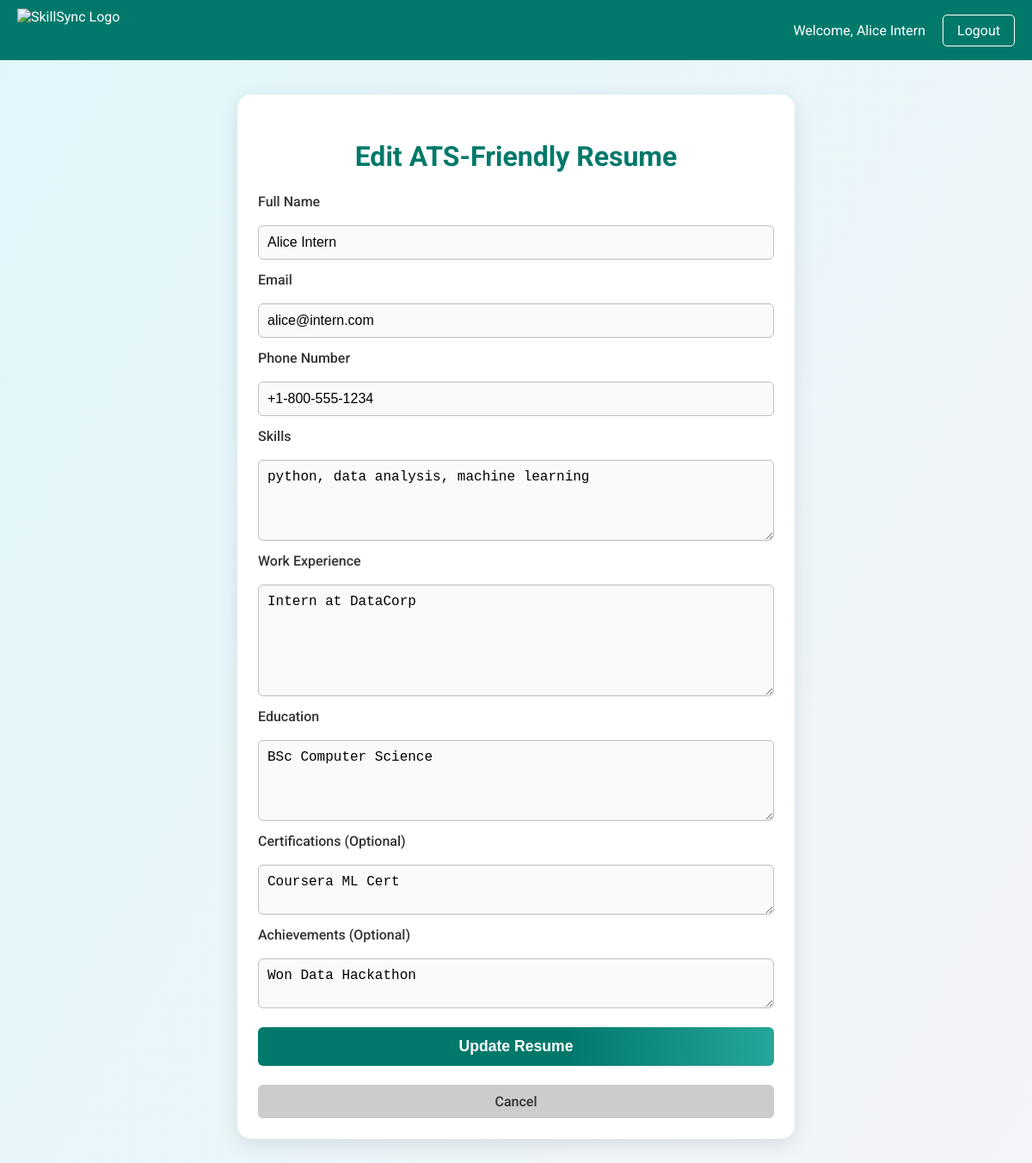
Screenshot of /edit_resume (signed in) with the database file from the repository.
### tables this page shows
CREATE TABLE resume_info (
    user_id INTEGER PRIMARY KEY,
    name_of_applicant TEXT,
    email TEXT,
    phone_number TEXT,
    skills TEXT,
    experience TEXT,
    education TEXT,
    certifications TEXT,
    achievements TEXT,
    resume_path TEXT,
    downloaded INTEGER DEFAULT 0,
    FOREIGN KEY (user_id) REFERENCES users(user_id)
);

### app.py (the view, shortened to what this page needs)
@app.route('/edit_resume', methods=['GET', 'POST'])
def edit_resume():
    if 'user_id' not in session or session['role'] != 'intern':
        flash('Please login as an intern!', 'danger')
        return redirect(url_for('intern_login'))
    user_id = int(session['user_id'])
    conn = get_db_connection()
    resume = conn.execute('SELECT * FROM resume_info WHERE user_id = ?', (user_id,)).fetchone()
    if not resume:
        conn.close()
        flash('Please create your resume first!', 'warning')
        return redirect(url_for('create_resume'))
    conn.close()
    return render_template('edit_resume.html', resume=resume)

### app.py (called while the page is built)
def get_db_connection():
    conn = sqlite3.connect(DB_PATH)
    conn.row_factory = sqlite3.Row
    return conn

### templates/edit_resume.html (shortened to what this page needs)
<!DOCTYPE html>
<html lang="en">
<head>
</head>
<body>
    <header>
        <img src="{{ url_for('static', filename='logo.png') }}" alt="SkillSync Logo">
        <nav>
            <span>Welcome, {{ session.user_name }}</span>
            <a href="{{ url_for('logout') }}">Logout</a>
        </nav>
    </header>
    <div class="container">
        <h1>Edit ATS-Friendly Resume</h1>
        <form action="{{ url_for('edit_resume') }}" method="POST" autocomplete="off">
            <label for="name">Full Name</label>
            <input type="text" id="name" name="name" value="{{ resume.name_of_applicant }}" required>
            <label for="email">Email</label>
            <input type="email" id="email" name="email" value="{{ resume.email }}" required>
            <label for="phone">Phone Number</label>
            <input type="text" id="phone" name="phone" value="{{ resume.phone_number }}">
            <label for="skills">Skills</label>
            <textarea id="skills" name="skills" rows="4" required>{{ resume.skills }}</textarea>
            <label for="experience">Work Experience</label>
            <textarea id="experience" name="experience" rows="6" required>{{ resume.experience }}</textarea>
            <label for="education">Education</label>
            <textarea id="education" name="education" rows="4" required>{{ resume.education }}</textarea>
            <label for="certifications">Certifications (Optional)</label>
            <textarea id="certifications" name="certifications" rows="2">{{ resume.certifications }}</textarea>
            <label for="achievements">Achievements (Optional)</label>
            <textarea id="achievements" name="achievements" rows="2">{{ resume.achievements }}</textarea>
            <button type="submit">Update Resume</button>
            <a href="{{ url_for('intern_dashboard') }}" class="cancel-link">Cancel</a>
        </form>
    </div>
</body>
</html>

### templates/edit_resume.html (style rules this page uses)
body { font-family: 'Roboto', Arial, sans-serif; margin: 0; padding: 0; background: linear-gradient(120deg, #e0f7fa 0%, #f4f4f9 100%); min-height: 100vh; }
header { background-color: #00796b; color: white; padding: 10px 20px; display: flex; align-items: center; justify-content: space-between; }
header img { height: 50px; }
nav { display: flex; gap: 20px; align-items: center; }
nav span { font-size: 16px; }
nav a { color: white; text-decoration: none; font-size: 16px; padding: 8px 16px; border: 1px solid white; border-radius: 5px; transition: background-color 0.3s ease; }
.container { max-width: 600px; margin: 40px auto; background: #fff; padding: 32px 24px 24px 24px; border-radius: 16px; box-shadow: 0 6px 24px rgba(0,0,0,0.10); }
h1 { text-align: center; color: #00796b; margin-bottom: 24px; font-size: 2rem; }
form { display: flex; flex-direction: column; gap: 14px; }
label { font-weight: 500; color: #333; margin-bottom: 4px; }
input, textarea { padding: 10px; font-size: 1rem; border: 1px solid #bdbdbd; border-radius: 6px; width: 100%; box-sizing: border-box; background: #fafafa; transition: border-color 0.2s; }
textarea { resize: vertical; }
button[type="submit"] { padding: 12px; background: linear-gradient(90deg, #00796b 60%, #26a69a 100%); color: #fff; border: none; border-radius: 6px; font-size: 1.1rem; font-weight: bold; cursor: pointer; margin-top: 8px; transition: background 0.2s; }
.cancel-link { display: inline-block; padding: 10px 22px; background: #ccc; color: #333; text-decoration: none; border-radius: 6px; font-size: 1rem; font-weight: 500; margin-top: 8px; text-align: center; transition: background 0.2s; }

### rows the page displays
resume_info: user_name "Alice Intern", name "Alice Intern", email "alice@intern.com", phone "+1-800-555-1234", skills "python, data analysis, machine learning", experience "Intern at DataCorp", education "BSc Computer Science", certifications "Coursera ML Cert", achievements "Won Data Hackathon"
